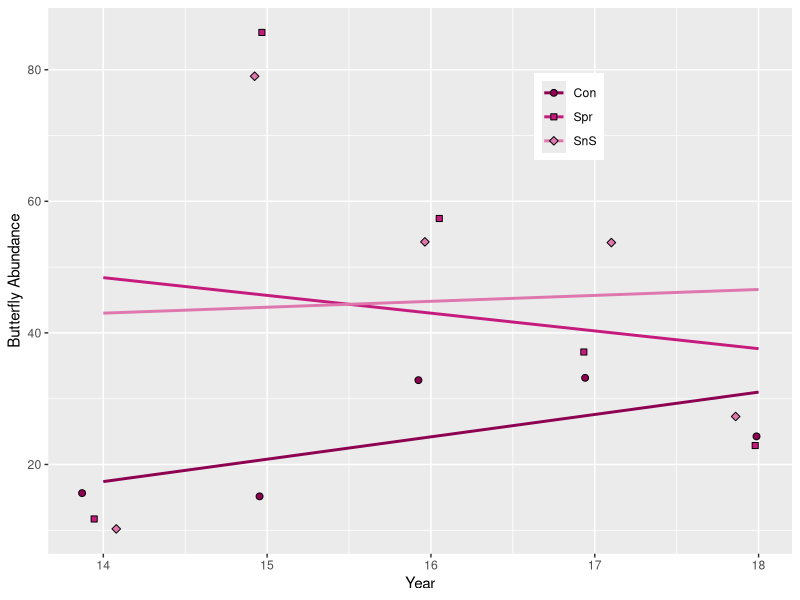

Recreate this plot in R. (Note: this script raises an error after producing the figure.)
##  --------------------------------------------------------------------------------------------------------------------------------------  ##
                         # Herbicide Side Project - Richardson 2 Observations
##  --------------------------------------------------------------------------------------------------------------------------------------  ##
# Written by Nicholas Lyon

# PURPOSE ####
  ## Because RC2 is the only un-grazed and un-burned site, it is not representative of broader treatment response
  ## SO, we generate here figures that indicate the response of this site for observational purposes
  ## While this does not hold the robustness of frequentist statistical methods, it is informative

# Required libraries
library(ggplot2); library(cowplot)

# Set working directory
myWD <- getwd()
myWD
  ## Should end in the project's directory

##  ----------------------------------------------------------------------------------------------------------  ##
                                    # Housekeeping ####
##  ----------------------------------------------------------------------------------------------------------  ##
# Clear environment to reduce error chances
rm(list = ls())

# Pull in data
bf.rc2 <- read.csv("./Data/bf-rc2-wide.csv")
flr.rc2 <- read.csv("./Data/flr-rc2-wide.csv")

# Re-level herbicide treatment levels
unique(bf.rc2$Herb.Trt); unique(flr.rc2$Herb.Trt)
bf.rc2$Herb.Trt <- factor(as.character(bf.rc2$Herb.Trt), levels = c("Con", "Spr", "SnS"))
flr.rc2$Herb.Trt <- factor(as.character(flr.rc2$Herb.Trt), levels = c("Con", "Spr", "SnS"))
unique(bf.rc2$Herb.Trt); unique(flr.rc2$Herb.Trt)

# Plotting shortcuts
bf.cols <- c("Con" = "#8e0152", "Spr" = "#c51b7d", "SnS" = "#de77ae")
flr.cols <- c("Con" = "#4d9221", "Spr" = "#7fbc41", "SnS" = "#b8e186")
shapes <- c("Con" = 21, "Spr" = 22, "SnS" = 24)
dodge <- position_dodge(width = 0.1)

##  ----------------------------------------------------------------------------------------------------------  ##
                                # Butterfly Graphs ####
##  ----------------------------------------------------------------------------------------------------------  ##
# Abundance
bf.rc2.abun <- ggplot(bf.rc2, aes(x = Year, y = Abundance)) +
  geom_smooth(aes(color = Herb.Trt), method = "lm", se = F) +
  geom_jitter(aes(fill = Herb.Trt, shape = Herb.Trt), width = 0.15, size = 2) +
  labs(x = "Year", y = "Butterfly Abundance") +
  scale_fill_manual(values = bf.cols) +
  scale_color_manual(values = bf.cols) +
  scale_shape_manual(values = 21:23) +
  theme(legend.position = c(0.7, 0.8), legend.title = element_blank()); bf.rc2.abun

# Species density/richness
bf.rc2.dens <- ggplot(bf.rc2, aes(x = Year, y = Richness)) +
  geom_smooth(aes(color = Herb.Trt), method = "lm", se = F) +
  geom_jitter(aes(fill = Herb.Trt, shape = Herb.Trt), width = 0.15, size = 2) +
  labs(x = "Year", y = "Butterfly Richness") +
  scale_fill_manual(values = bf.cols) +
  scale_color_manual(values = bf.cols) +
  scale_shape_manual(values = 21:23) +
  theme(legend.position = c(0, 0.8), legend.title = element_blank()); bf.rc2.dens

# Diversity
bf.rc2.dive <- ggplot(bf.rc2, aes(x = Year, y = Diversity)) +
  geom_smooth(aes(color = Herb.Trt), method = "lm", se = F) +
  geom_jitter(aes(fill = Herb.Trt, shape = Herb.Trt), width = 0.15, size = 2) +
  labs(x = "Year", y = "Butterfly Diversity") +
  scale_fill_manual(values = bf.cols) +
  scale_color_manual(values = bf.cols) +
  scale_shape_manual(values = 21:23) +
  theme(legend.position = c(0.7, 0.2), legend.title = element_blank()); bf.rc2.dive

##  ----------------------------------------------------------------------------------------------------------  ##
                                  # Floral Graphs ####
##  ----------------------------------------------------------------------------------------------------------  ##
# Abundance
flr.rc2.abun <- ggplot(flr.rc2, aes(x = Year, y = Abundance)) +
  geom_smooth(aes(color = Herb.Trt), method = "lm", se = F) +
  geom_jitter(aes(fill = Herb.Trt, shape = Herb.Trt), width = 0.15, size = 2) +
  labs(x = "Year", y = "Floral Abundance") +
  scale_fill_manual(values = flr.cols) +
  scale_color_manual(values = flr.cols) +
  scale_shape_manual(values = 21:23) +
  theme(legend.position = c(0, 0.8), legend.title = element_blank()); flr.rc2.abun

# Species density/richness
flr.rc2.dens <- ggplot(flr.rc2, aes(x = Year, y = Richness)) +
  geom_smooth(aes(color = Herb.Trt), method = "lm", se = F) +
  geom_jitter(aes(fill = Herb.Trt, shape = Herb.Trt), width = 0.15, size = 2) +
  labs(x = "Year", y = "Floral Richness") +
  scale_fill_manual(values = flr.cols) +
  scale_color_manual(values = flr.cols) +
  scale_shape_manual(values = 21:23) +
  theme(legend.position = c(0, 0.8), legend.title = element_blank()); flr.rc2.dens

# Diversity
flr.rc2.dive <- ggplot(flr.rc2, aes(x = Year, y = Diversity)) +
  geom_smooth(aes(color = Herb.Trt), method = "lm", se = F) +
  geom_jitter(aes(fill = Herb.Trt, shape = Herb.Trt), width = 0.15, size = 2) +
  labs(x = "Year", y = "Floral Diversity") +
  scale_fill_manual(values = flr.cols) +
  scale_color_manual(values = flr.cols) +
  scale_shape_manual(values = 21:23) +
  theme(legend.position = c(0.7, 0.8), legend.title = element_blank()); flr.rc2.dive

##  ----------------------------------------------------------------------------------------------------------  ##
# Seedmix Figure ####
##  ----------------------------------------------------------------------------------------------------------  ##
# Get the long format flower data
flr.lng <- read.csv("./Data/flr-long.csv")

# And get the treatment levels in the right order (alpha order doesn't really make sense here)
unique(flr.lng$Herb.Trt)
flr.lng$Herb.Trt <- factor(as.character(flr.lng$Herb.Trt), levels = c("Con", "Spr", "SnS"))
unique(flr.lng$Herb.Trt)

# Make a seedmix dataframe too
sdmx <- flr.lng %>%
  filter(Seedmix == "X") %>%
  select(Year:Patch, Herb.Trt, Seedmix, Number) %>%
  group_by(Year, Site, Patch, Herb.Trt) %>%
  summarise(Abundance = sum(Number),
            Richness = vegan::specnumber(Number))
str(sdmx)

# Plot seedmix abundance
sdmx.abun.plt <- ggplot(sdmx, aes(x = Year, y = Abundance)) +
  geom_smooth(method = "lm", se = F, color = "black") +
  geom_smooth(aes(color = Herb.Trt), method = "lm", se = F, linetype = 4) +
  geom_jitter(aes(fill = Herb.Trt, shape = Herb.Trt), width = 0.15, size = 2) +
  labs(x = "Year", y = "Seedmix Abundance") +
  geom_text(label = "NS", x = 14, y = 7900) +
  scale_fill_manual(values = flr.colors) +
  scale_color_manual(values = flr.colors) +
  scale_shape_manual(values = 21:23) +
  sct.theme + theme(legend.position = c(0.15, 0.85)); sdmx.abun.plt

# Seedmix Richness Plot
sdmx.rich.plt <- ggplot(sdmx, aes(x = Year, y = Richness)) +
  geom_smooth(method = "lm", se = F, color = "black") +
  geom_smooth(aes(color = Herb.Trt), method = "lm", se = F, linetype = 4) +
  geom_jitter(aes(fill = Herb.Trt, shape = Herb.Trt), width = 0.15, size = 2) +
  labs(x = "Year", y = "Seedmix Richness") +
  geom_text(label = "NS", x = 14, y = 7900) +
  scale_fill_manual(values = flr.colors) +
  scale_color_manual(values = flr.colors) +
  scale_shape_manual(values = 21:23) +
  sct.theme + theme(legend.position = c(0, 0.85)); sdmx.rich.plt

# Make two-panel seedmix figure
plot_grid(sdmx.abun.plt, sdmx.rich.plt, labels = c("i", "ii"), ncol = 2, nrow = 1)

cowplot::ggsave(plot = last_plot(), filename = "./Figures/Figure_3.pdf", 
                width = 8, height = 7, units = "in")

##  ----------------------------------------------------------  ##
# Native/Exotic Analysis & Plotting ####
##  ----------------------------------------------------------  ##
# Make a native/exotic dataframe
nv.ex <- flr.lng %>%
  select(Year:Patch, Herb.Trt, L48.Status, Number) %>%
  group_by(Year, Site, Patch, Herb.Trt, L48.Status) %>%
  summarise(Number = sum(Number)) %>%
  tidyr::spread(key = "L48.Status", value = "Number", fill = 0)
str(nv.ex)

# Get a Percent Native column
nv.ex$Percent.Native <- with(nv.ex, (N / (N + E)) * 100)

# Plot
nv.ex.plt <- ggplot(nv.ex, aes(x = Year, y = Percent.Native)) +
  geom_smooth(method = "lm", se = F, color = "black") +
  geom_smooth(aes(color = Herb.Trt), method = "lm", se = F, linetype = 4) +
  geom_jitter(aes(fill = Herb.Trt, shape = Herb.Trt), width = 0.15, size = 2) +
  labs(x = "Year", y = "Percent Native Flowers") +
  geom_text(label = "NS", x = 14, y = 7900) +
  scale_fill_manual(values = flr.colors) +
  scale_color_manual(values = flr.colors) +
  scale_shape_manual(values = 21:23) +
  sct.theme + theme(legend.position = c(0, 0.85)); nv.ex.plt

# Save it
cowplot::ggsave(plot = last_plot(), filename = "./Figures/Figure_4.pdf", 
                width = 8, height = 7, units = "in")

##  ----------------------------------------------------------------------------------------------------------  ##
                                # Figure Creation ####
##  ----------------------------------------------------------------------------------------------------------  ##
plot_grid(bf.rc2.abun, bf.rc2.dens, bf.rc2.dive, flr.rc2.abun, flr.rc2.dens, flr.rc2.dive, 
          labels = c("i", "ii", "iii", "iv", "v", "vi"), ncol = 3, nrow = 2)

cowplot::ggsave(plot = last_plot(), filename = "./Figures/Richardson2.pdf",
                width = 8, height = 7, units = "in")

# END ####



